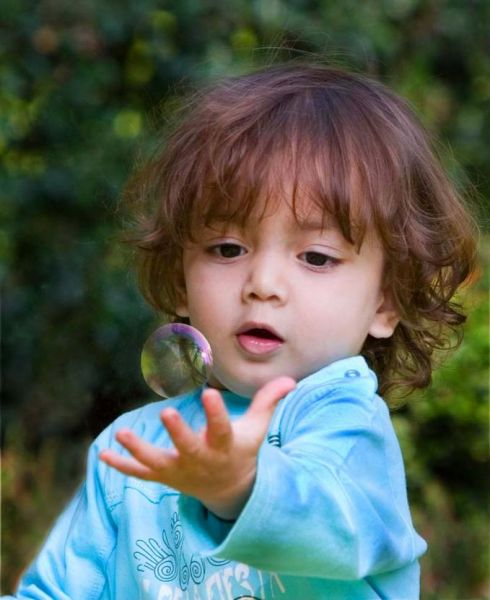
%> input picture Görüntü işleme/Diğer görüntü işleme teknikleri/cocuk.jpg, 490 x 600 px
$ octave cornerDetection.m   (GNU Octave 9; MATLAB toolbox functions it lacks are replaced by stand-ins)
%> lines starting %> are read from the running program, lines starting %| are printed output that depends on the picture
%Dönüm yani kenarlarýn birleþim noktasýný referans alarak iþlem yapar.
I = imread('cocuk.jpg');
%> I is the input picture: size 600x490x3 uint8; mean R, G, B 86.6, 96.9, 87.3
I = rgb2gray(I);
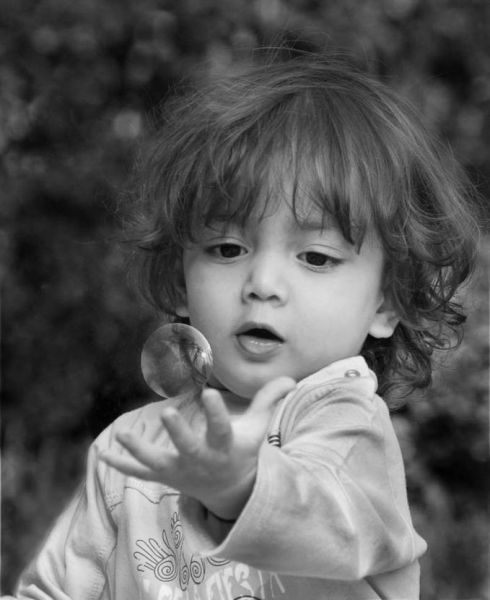
%> I: size 600x490 uint8; min 0, max 244, mean 92.8
C = corner(I);
%> C = 200 rows, first 12: [377 393; 279 443; 278 439; 369 335; 270 443; 280 447; 168 556; 360 355; 165 558; 254 598; 178 533; 176 522]
imshow(I);
hold on
plot(C(:,1), C(:,2), 'r+');
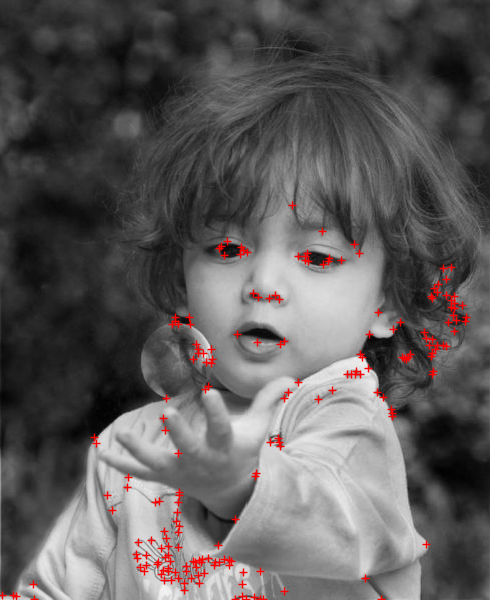
%> figure redrawn from the program's plot data

$ run again, with Görüntü işleme/Diğer görüntü işleme teknikleri/sis2.jpg copied over Görüntü işleme/Diğer görüntü işleme teknikleri/cocuk.jpg
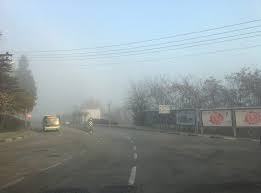
%> input picture Görüntü işleme/Diğer görüntü işleme teknikleri/sis2.jpg, 261 x 193 px
%> I is the input picture: size 193x261x3 uint8; mean R, G, B 142.5, 153.4, 157.1
%> `I = rgb2gray(I);`:
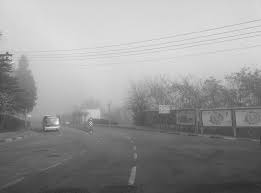
%> I: size 193x261 uint8; min 45, max 251, mean 150.5
%> C = 77 rows, first 12: [58 124; 8 54; 11 56; 9 58; 11 61; 47 129; 58 129; 47 117; 92 120; 91 122; 250 74; 91 126]
%> `plot(C(:,1), C(:,2), 'r+');`:
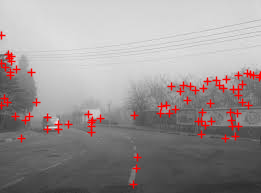
%> figure redrawn from the program's plot data
